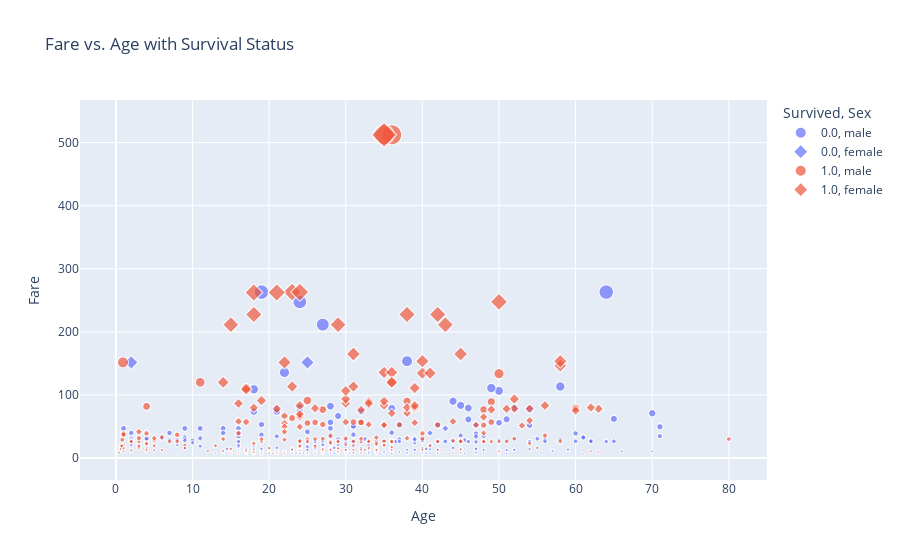

The notebook cell this image was saved under:
### Markdown cell above
Finally, we will create a scatter plot to visualize the relationship between Age and Fare while indicating survival status and gender. This visualization helps us see how fare varies with age for survivors and non-survivors.
python

### Code cell
fig = px.scatter(data,
                 x="Age",
                 y="Fare",
                 color="Survived",
                 symbol="Sex",
                 size="Fare",
                 title="Fare vs. Age with Survival Status")
fig.show()

### Figure 1 — Plotly figure (JSON) as saved in the notebook; plotly's stock layout.template omitted (floating-point values rounded to 4 significant figures; data arrays with more than 128 entries replaced by an {"elided": "..."} marker saying what was removed)
{"data": [{"hovertemplate": "Survived=0.0<br>Sex=male<br>Age=%{x}<br>Fare=%{marker.size}<extra></extra>", "legendgroup": "0.0, male", "marker": {"color": "#636efa", "size": {"elided": "468 float values"}, "sizemode": "area", "sizeref": 1.281, "symbol": "circle"}, "mode": "markers", "name": "0.0, male", "showlegend": true, "type": "scattergl", "x": {"elided": "468 float values"}, "xaxis": "x", "y": {"elided": "468 float values"}, "yaxis": "y"}, {"hovertemplate": "Survived=0.0<br>Sex=female<br>Age=%{x}<br>Fare=%{marker.size}<extra></extra>", "legendgroup": "0.0, female", "marker": {"color": "#636efa", "size": [7.854, 18, 21.07, 18, 9.475, 21, 17.8, 46.9, 7.896, 14.45, 9.825, 14.46, 31.27, 14.5, 15.25, 34.38, 27.9, 28.71, 69.55, 13, 10.46, 25.47, 7.55, 14.45, 7.775, 10.46, 20.21, 7.75, 7.75, 8.85, 151.6, 26, 13, 14.45, 21.07, 7.854, 9.825, 8.662, 25.47, 8.05, 24.15, 14.4, 34.38, 9.838, 25.47, 151.6, 7.75, 7.629, 9.588, 8.662, 31.27, 31.27, 8.05, 21.07, 14.46, 7.75, 31.27, 16.1, 27.9, 39.69, 27.9, 6.75, 15.5, 46.9, 8.137, 14.45, 7.925, 34.38, 7.75, 10.5, 69.55, 24.15, 7.775, 31.27, 7.925, 15.25, 26, 69.55, 10.52, 29.12, 23.45], "sizemode": "area", "sizeref": 1.281, "symbol": "diamond"}, "mode": "markers", "name": "0.0, female", "showlegend": true, "type": "scattergl", "x": [14, 31, 8, 18, 40, 27, 18, 16, 28, 14.5, 20, 17, 2, 47, null, 9, 45, 50, null, 24, 2, null, null, null, 25, 29, 41, null, 45, 24, 2, 26, 38, 45, 3, 31, 21, 20, null, null, 10, 28, 21, 22, null, 25, 21, null, 37, 30, 9, 11, null, 29, null, null, 39, 26, 9, 41, 2, 18, 32, 43, null, 18, 25, 48, 30.5, 57, null, 30, 18, 6, 23, 9, 44, null, 22, 39, null], "xaxis": "x", "y": [7.854, 18, 21.07, 18, 9.475, 21, 17.8, 46.9, 7.896, 14.45, 9.825, 14.46, 31.27, 14.5, 15.25, 34.38, 27.9, 28.71, 69.55, 13, 10.46, 25.47, 7.55, 14.45, 7.775, 10.46, 20.21, 7.75, 7.75, 8.85, 151.6, 26, 13, 14.45, 21.07, 7.854, 9.825, 8.662, 25.47, 8.05, 24.15, 14.4, 34.38, 9.838, 25.47, 151.6, 7.75, 7.629, 9.588, 8.662, 31.27, 31.27, 8.05, 21.07, 14.46, 7.75, 31.27, 16.1, 27.9, 39.69, 27.9, 6.75, 15.5, 46.9, 8.137, 14.45, 7.925, 34.38, 7.75, 10.5, 69.55, 24.15, 7.775, 31.27, 7.925, 15.25, 26, 69.55, 10.52, 29.12, 23.45], "yaxis": "y"}, {"hovertemplate": "Survived=1.0<br>Sex=male<br>Age=%{x}<br>Fare=%{marker.size}<extra></extra>", "legendgroup": "1.0, male", "marker": {"color": "#EF553B", "size": [13, 13, 35.5, 7.229, 35.5, 15.25, 56.5, 29, 9.5, 63.36, 7.775, 11.24, 7.142, 7.796, 20.52, 39, 26.55, 26, 8.05, 18.79, 31, 8.05, 90, 10.5, 52.55, 31.39, 7.775, 0, 8.05, 9.5, 13, 30.5, 23.25, 151.6, 8.05, 26, 15.9, 55.44, 120, 7.796, 7.925, 18.75, 7.925, 8.05, 26.55, 8.113, 81.86, 26.55, 30.5, 89.1, 7.896, 26.55, 91.08, 15.9, 26.55, 56.5, 7.75, 26.29, 26, 13.86, 36.75, 110.9, 7.225, 7.854, 10.5, 26.39, 7.925, 79.2, 56.93, 26.55, 30.5, 52.55, 15.74, 30, 30.5, 56.5, 76.73, 35.5, 133.7, 7.925, 13, 512.3, 76.73, 57, 56.5, 26.29, 26.29, 15.25, 52, 53.1, 512.3, 30, 7.925, 12.47, 14.5, 7.229, 20.57, 120, 8.517, 6.975, 8.662, 37.0, 7.75, 18.75, 56.5, 29.7, 26.55, 11.13, 30], "sizemode": "area", "sizeref": 1.281, "symbol": "circle"}, "mode": "markers", "name": "1.0, male", "showlegend": true, "type": "scattergl", "x": [null, 34, 28, null, null, null, 32, 0.83, 29, 23, null, 12, 24, 27, 9, 1, 45, 3, 18, 26, 40, 16, 38, 19, 37, 3, 25, 25, 19, 30, 42, null, null, 0.92, 45, 2, 3, 25, 36, 21, 39, 3, 44, 32, 28, null, 4, 34, 52, 49, 29, 48, 25, 9, null, 26, 29, 36, 32, null, 8, 17, 22, 32, 62, 36, 32, 60, 49, 35, 27, 42, 20, 80, 32, null, 48, 56, 50, 20, 31, 36, 27, 31, null, 35, 42, null, 48, 27, 35, null, 31, 6, 0.67, 20, 1, 11, 0.42, 27, 27, 1, null, 0.83, 32, null, 51, 4, 26], "xaxis": "x", "y": [13, 13, 35.5, 7.229, 35.5, 15.25, 56.5, 29, 9.5, 63.36, 7.775, 11.24, 7.142, 7.796, 20.52, 39, 26.55, 26, 8.05, 18.79, 31, 8.05, 90, 10.5, 52.55, 31.39, 7.775, 0, 8.05, 9.5, 13, 30.5, 23.25, 151.6, 8.05, 26, 15.9, 55.44, 120, 7.796, 7.925, 18.75, 7.925, 8.05, 26.55, 8.113, 81.86, 26.55, 30.5, 89.1, 7.896, 26.55, 91.08, 15.9, 26.55, 56.5, 7.75, 26.29, 26, 13.86, 36.75, 110.9, 7.225, 7.854, 10.5, 26.39, 7.925, 79.2, 56.93, 26.55, 30.5, 52.55, 15.74, 30, 30.5, 56.5, 76.73, 35.5, 133.7, 7.925, 13, 512.3, 76.73, 57, 56.5, 26.29, 26.29, 15.25, 52, 53.1, 512.3, 30, 7.925, 12.47, 14.5, 7.229, 20.57, 120, 8.517, 6.975, 8.662, 37.0, 7.75, 18.75, 56.5, 29.7, 26.55, 11.13, 30], "yaxis": "y"}, {"hovertemplate": "Survived=1.0<br>Sex=female<br>Age=%{x}<br>Fare=%{marker.size}<extra></extra>", "legendgroup": "1.0, female", "marker": {"color": "#EF553B", "size": {"elided": "233 float values"}, "sizemode": "area", "sizeref": 1.281, "symbol": "diamond"}, "mode": "markers", "name": "1.0, female", "showlegend": true, "type": "scattergl", "x": {"elided": "233 float values"}, "xaxis": "x", "y": {"elided": "233 float values"}, "yaxis": "y"}], "layout": {"legend": {"itemsizing": "constant", "title": {"text": "Survived, Sex"}, "tracegroupgap": 0}, "title": {"text": "Fare vs. Age with Survival Status"}, "xaxis": {"anchor": "y", "domain": [0, 1], "title": {"text": "Age"}}, "yaxis": {"anchor": "x", "domain": [0, 1], "title": {"text": "Fare"}}}}
